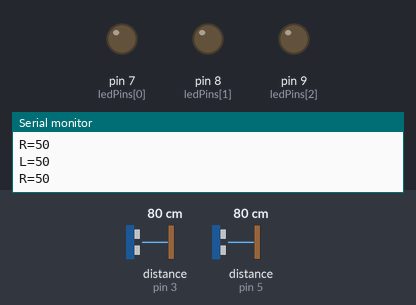
Bench run of a sketch on a simulated Arduino Uno, built with avr-gcc and run on an emulated ATmega328P. Parts: output pins drawn as LEDs (lit = HIGH), the last lines printed to the serial monitor. Wiring (inferred from the names in the program): 2 × ultrasonic range finder: trigger pin 2, echo pin 3 / trigger pin 4, echo pin 5. The test bench sets the inputs (shaded band); at power-on: distance to the obstacle (sensors on pin 3, pin 5) 80 cm. The echo pulse lasts 58.3 µs per cm; pins used as bus, display or sensor lines are not drawn.

Above: at 1.2 s.
1.3 s: distance to the obstacle (sensor on pin 3) set to 18 cm
At 2.1 s:
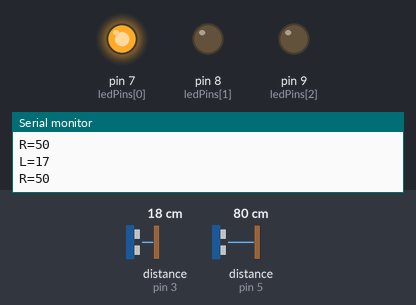
3.8 s: distance to the obstacle (sensor on pin 3) set to 12 cm
5.3 s: distance to the obstacle (sensor on pin 3) set to 9 cm
Timing chart, 0 to 8.3 s (numbered marks = the images above; inputs shaded):
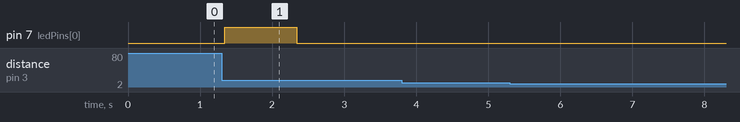

Measured:
- after the input at 1.3 s, pin 7 (ledPins[0]): LOW → HIGH at once, → LOW 1.0 s later
- after the input at 3.8 s, every drawn part: stays the same

The sketch:

video_control_gesture.ino
```cpp
//Devant Yadav, Akuete Akwei, Charles Lejtman
//Works best with VLC Media Player
#define VCC2  6 // define pin 6 as VCC2 (5V for left ultrasonic sensor)
#define VCC3  10// define pin 10 as VCC3 (5V for breadboard)
int ledPins[] = {7,8,9}; //pins used for digital output for LEDs
const int trigger1 = 2; //Trigger pin of left Sesnor
const int echo1 = 3; //Echo pin of left Sesnor
const int trigger2 = 4; //Trigger pin of right Sesnor
const int echo2 = 5;//Echo pin of right Sesnor

long time_taken; //time it takes for ultrasonic wave to hit target and come back to sensor
int dist,distL,distR; //dist used to store formula for calculating distance, distL and distR store distances from left and right sensors

void setup() {

   pinMode(VCC2,OUTPUT);//define pin 6 as output
  digitalWrite(VCC2, HIGH);// set pin 6 as HIGH so it acts as 5V
  pinMode(VCC3,OUTPUT);//define pin 10 as output
  digitalWrite(VCC3, HIGH);// set pin 10 as HIGH so it acts as 5V

  int index;

Serial.begin(9600); //Baud rate that arduino reads code at
pinMode(trigger1, OUTPUT); //set trigger on left sensor as output
pinMode(echo1, INPUT); //set echo on left sensor as input
pinMode(trigger2, OUTPUT); //set trigger on right sensor as output
pinMode(echo2, INPUT); //set echo on right sensor as input

// loop through array of LED pins so that we can call individual pins to turn them on or off in our loop() function
for(index = 0; index <= 2; index++)

{

pinMode(ledPins[index],OUTPUT);


}


}

//Function used to calculate hand distance from ultrasonic sensors
void calculate_distance(int trigger, int echo)
{
digitalWrite(trigger, LOW);
delayMicroseconds(2);
digitalWrite(trigger, HIGH);
delayMicroseconds(10);
digitalWrite(trigger, LOW);

time_taken = pulseIn(echo, HIGH); //time it takes for ultrasonic wave to hit target and come back to sensor
dist= time_taken*0.034/2; //formula to calculate distance
if (dist>50) //hand distance will not be measured beyond 50 cm
dist = 50;
}

void loop() {
  calculate_distance(trigger1,echo1);
distL =dist; //get distance of left sensor

calculate_distance(trigger2,echo2);
distR =dist; //get distance of right sensor

//Logs distances of left and right hand from sensors to console in real time
Serial.print("L=");
Serial.println(distL);
Serial.print("R=");
Serial.println(distR);


//Play/Pause Mode (Both Hands)
if ((distL >30 && distR>30) && (distL <50 && distR<50)) //Detect both hands
{
  digitalWrite(ledPins[1], HIGH); //Turn on middle LED, to indicate both hands detected
delay(1000);
digitalWrite(ledPins[1], LOW);
//Other LEDs switched off
digitalWrite(ledPins[0], LOW);
digitalWrite(ledPins[2], LOW);
  Serial.println("Play/Pause");
}

//Get distances from both sensors
calculate_distance(trigger1,echo1);
distL =dist;

calculate_distance(trigger2,echo2);
distR =dist;


//Control Volume (Left Hand)
if (distL>=13 && distL<=17)
{
  digitalWrite(ledPins[0], HIGH); //Turn on left-most LED, to indicate left hand has been detected
     //Other LEDs switched off
     //Keeping LED on for 1 second delays program, gives user time to decide which action they want to perform
     delay(1000);
digitalWrite(ledPins[0], LOW);
     digitalWrite(ledPins[1], LOW);
      digitalWrite(ledPins[2], LOW); //Hold left hand between 13 and 17 cm in front of left sensor for hand to be detected
       Serial.println("Hand Detected");
  calculate_distance(trigger1,echo1);
  distL =dist;


    while(distL<50)
    {
      calculate_distance(trigger1,echo1);
      distL =dist;
      if (distL<10) //Hand pushed in raises volume
      {Serial.println ("Vup"); delay (300);}
        if (  distL>20) //Hand pulled out lowers volume
      {Serial.println ("Vdown"); delay (300);}

    }

}

//Control Fast Forward/Rewind (Right Hand)
if (distR>=13 && distR<=17)
{
  digitalWrite(ledPins[2], HIGH); //Turn on right-most LED to indicate right hand has been detected
    //Other LEDs switched off
    //Keeping LED on for 1 second delays program, gives user time to decide which action they want to perform
    delay(1000);
digitalWrite(ledPins[2], LOW);
    digitalWrite(ledPins[1], LOW);
    digitalWrite(ledPins[0], LOW); //Hold right hand between 13 and 17 cm in front of right sensor for hand to be detected
    Serial.println("Hand Detected");
  calculate_distance(trigger2,echo2);
  distR =dist;


    while(distR<50)
    {
      calculate_distance(trigger2,echo2);
      distR =dist;
      if (distR<10) //Right hand pushed in rewinds video
      {Serial.println ("Rewind"); delay (300);}
      if (distR>20) //Right hand pulled out fast forwards video
      {Serial.println ("Forward"); delay (300);}

  }

}

delay(200);

}
```
